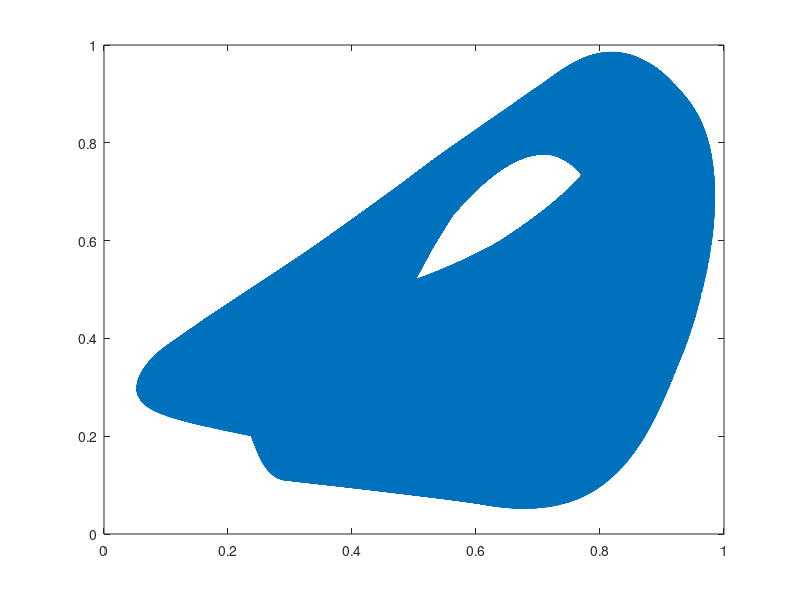

Write the MATLAB code that produced this figure.
total = 100000;
r = 1.18;

x_bar = zeros(total,1);
y_bar = zeros(total,1);

x = zeros(total,1);
y = zeros(total,1);

x(1) = 0.2;
y(1) = 0.3;



for i = 1:total - 1
  x(i + 1) = r * ((3 * y(i)) + 1) * x(i) * (1 - x(i));
  y(i + 1) = r * ((3 * x(i + 1)) + 1) * y(i) * (1 - y(i));
endfor


plot(x,y,'MarkerSize',4);
printf("\nIn twodlm\n");
x(total - 2)
x(total - 3)
x(total - 4)
x(total - 5)
